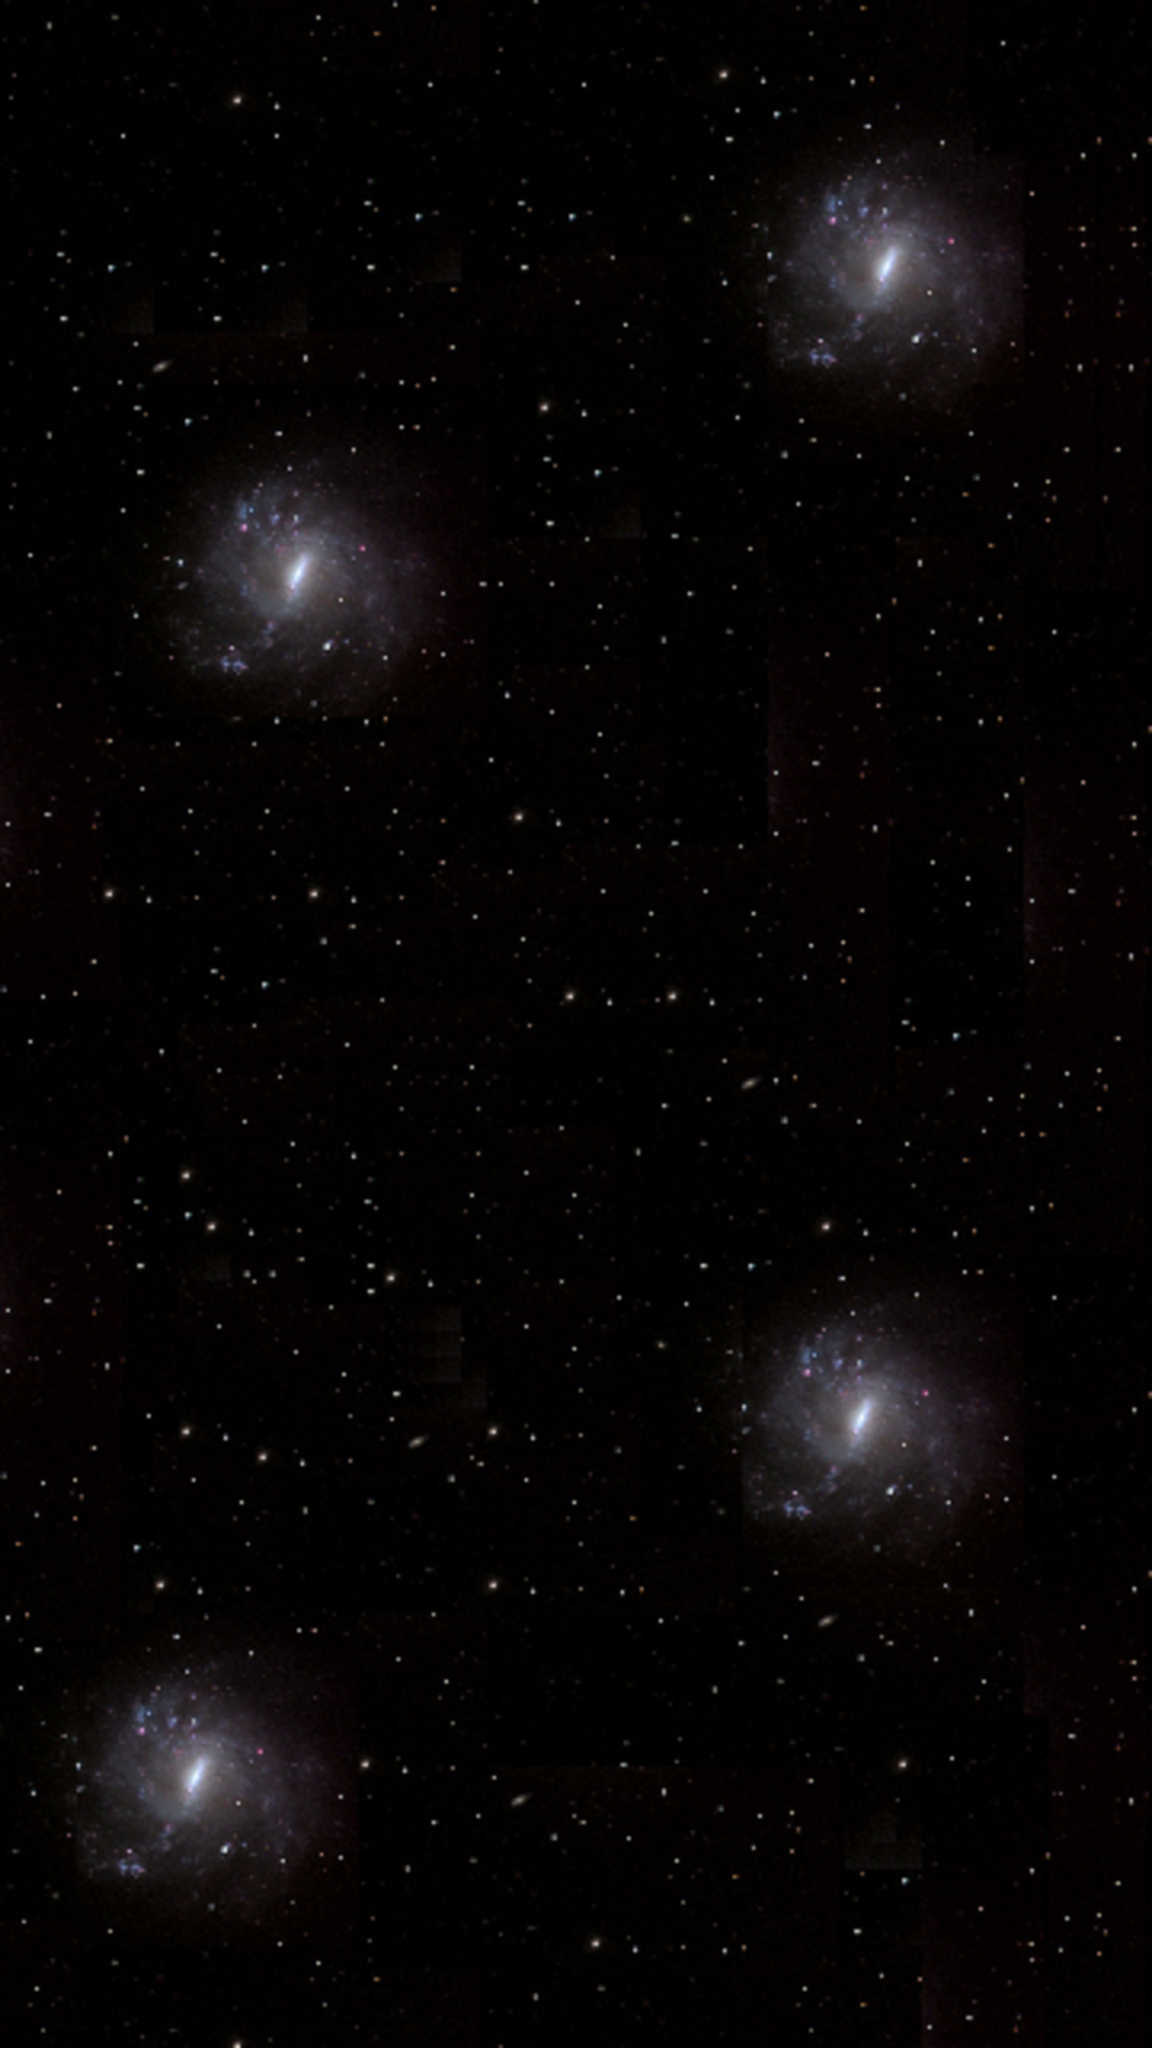

Below is a game level as drawn by its tile map, then a one-line description and the .tmx that defines it (tile-layer data replaced by summaries):
An orthogonal 45x80 tile map with 32x32 px tiles, 1 tile layer (Capa de Patrones 1), 2 tilesets.

<map version="1.0" orientation="orthogonal" renderorder="right-down" width="45" height="80" tilewidth="32" tileheight="32" nextobjectid="1">
 <tileset firstgid="1" name="starsbackground" tilewidth="32" tileheight="32" tilecount="475" columns="25">
  <image source="starsbackground.jpg" width="800" height="617" />
 </tileset>
 <tileset firstgid="476" name="fHoriz" tilewidth="32" tileheight="32" tilecount="3600" columns="45">
  <image source="fHoriz.png" width="1440" height="2560" />
 </tileset>
 <layer name="Capa de Patrones 1" width="45" height="80">
  <data>[3600 cells, 3600 non-empty, 3600 distinct tile ids]</data>
 </layer>
</map>
